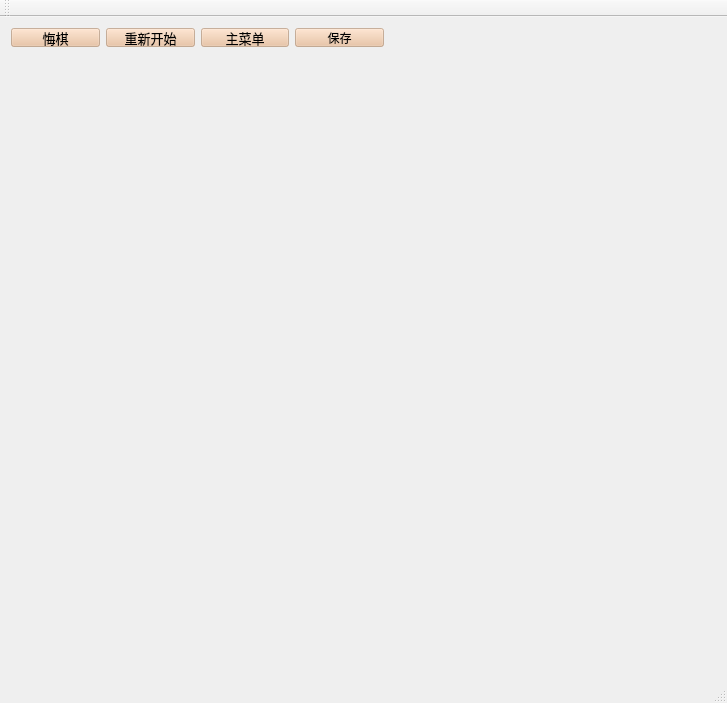
<?xml version="1.0" encoding="UTF-8"?>
<ui version="4.0">
 <class>MainWindow</class>
 <widget class="QMainWindow" name="MainWindow">
  <property name="geometry">
   <rect>
    <x>0</x>
    <y>0</y>
    <width>727</width>
    <height>703</height>
   </rect>
  </property>
  <property name="windowTitle">
   <string>中国象棋</string>
  </property>
  <property name="windowIcon">
   <iconset resource="rc.qrc">
    <normaloff>:/image/image/timg.jpg</normaloff>:/image/image/timg.jpg</iconset>
  </property>
  <widget class="QWidget" name="centralWidget">
   <widget class="QWidget" name="horizontalLayoutWidget">
    <property name="geometry">
     <rect>
      <x>0</x>
      <y>0</y>
      <width>395</width>
      <height>41</height>
     </rect>
    </property>
    <layout class="QHBoxLayout" name="horizontalLayout">
     <item>
      <widget class="QPushButton" name="pushButton_3">
       <property name="font">
        <font>
         <family>楷体</family>
         <pointsize>10</pointsize>
         <weight>9</weight>
         <italic>false</italic>
         <bold>false</bold>
        </font>
       </property>
       <property name="styleSheet">
        <string notr="true">background-color: rgba(233, 189, 151, 150);
font: 75 10pt &quot;楷体&quot;;</string>
       </property>
       <property name="text">
        <string>悔棋</string>
       </property>
      </widget>
     </item>
     <item>
      <widget class="QPushButton" name="pushButton_2">
       <property name="font">
        <font>
         <family>楷体</family>
         <pointsize>10</pointsize>
         <weight>9</weight>
         <italic>false</italic>
         <bold>false</bold>
        </font>
       </property>
       <property name="styleSheet">
        <string notr="true">background-color: rgba(233, 189, 151, 150);
font: 75 10pt &quot;楷体&quot;;</string>
       </property>
       <property name="text">
        <string>重新开始</string>
       </property>
      </widget>
     </item>
     <item>
      <widget class="QPushButton" name="pushButton">
       <property name="font">
        <font>
         <family>楷体</family>
         <pointsize>10</pointsize>
         <weight>9</weight>
         <italic>false</italic>
         <bold>false</bold>
        </font>
       </property>
       <property name="styleSheet">
        <string notr="true">background-color: rgba(233, 189, 151, 150);
font: 75 10pt &quot;楷体&quot;;</string>
       </property>
       <property name="text">
        <string>主菜单</string>
       </property>
      </widget>
     </item>
     <item>
      <widget class="QPushButton" name="save">
       <property name="styleSheet">
        <string notr="true">background-color: rgba(233, 189, 151, 150);
font: 75 10pt &quot;楷体&quot;;</string>
       </property>
       <property name="text">
        <string>保存</string>
       </property>
      </widget>
     </item>
    </layout>
   </widget>
  </widget>
  <widget class="QMenuBar" name="menuBar">
   <property name="geometry">
    <rect>
     <x>0</x>
     <y>0</y>
     <width>727</width>
     <height>26</height>
    </rect>
   </property>
  </widget>
  <widget class="QToolBar" name="mainToolBar">
   <attribute name="toolBarArea">
    <enum>TopToolBarArea</enum>
   </attribute>
   <attribute name="toolBarBreak">
    <bool>false</bool>
   </attribute>
  </widget>
  <widget class="QStatusBar" name="statusBar"/>
 </widget>
 <layoutdefault spacing="6" margin="11"/>
 <resources>
  <include location="rc.qrc"/>
 </resources>
 <connections/>
</ui>
